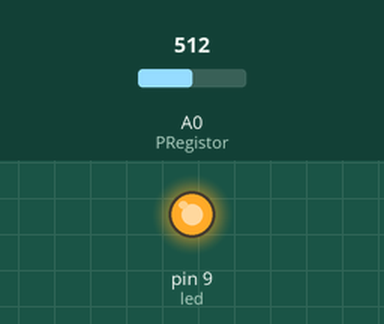
A sketch run on a simulated Arduino Uno, built with avr-gcc and run on an emulated ATmega328P. On the bench: output pins drawn as LEDs (lit = HIGH). The inputs (shaded band) are chosen by the test bench; at power-on: A0 (PRegistor) = 512. What the sketch prints to the serial monitor is not drawn.

Above: at 1.2 s.
1.3 s: A0 (PRegistor) set to 122
At 1.6 s:
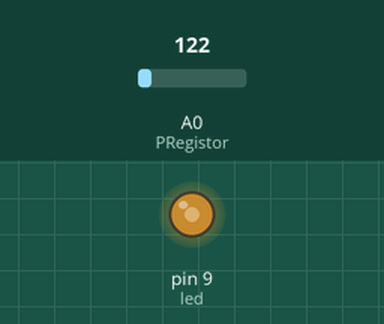
2.8 s: A0 (PRegistor) set to 0
At 4.0 s:
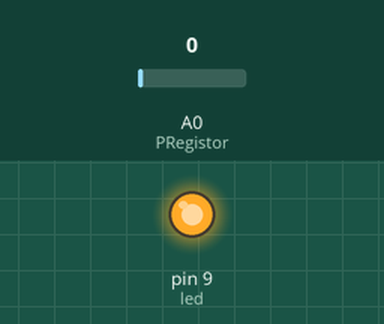
Timing chart, 0 to 5.8 s (numbered marks = the images above; inputs shaded):
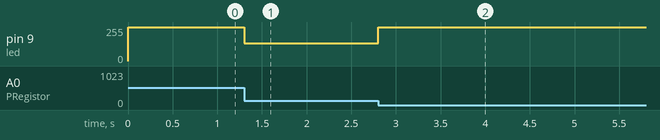

The sketch:

buzzerAIclass.ino
```cpp
const int PRegistor = A0;
const int led = 9;

void setup() {
  Serial.begin(9600);

}

void loop() {

  int value = analogRead(PRegistor);
  analogWrite(led,255-value);
  Serial.println(value);
}
```

Measured:
- after the input at 1.3 s, pin 9 (led): 255/255 → 133/255 at once
- after the input at 2.8 s, pin 9 (led): 133/255 → 255/255 at once
